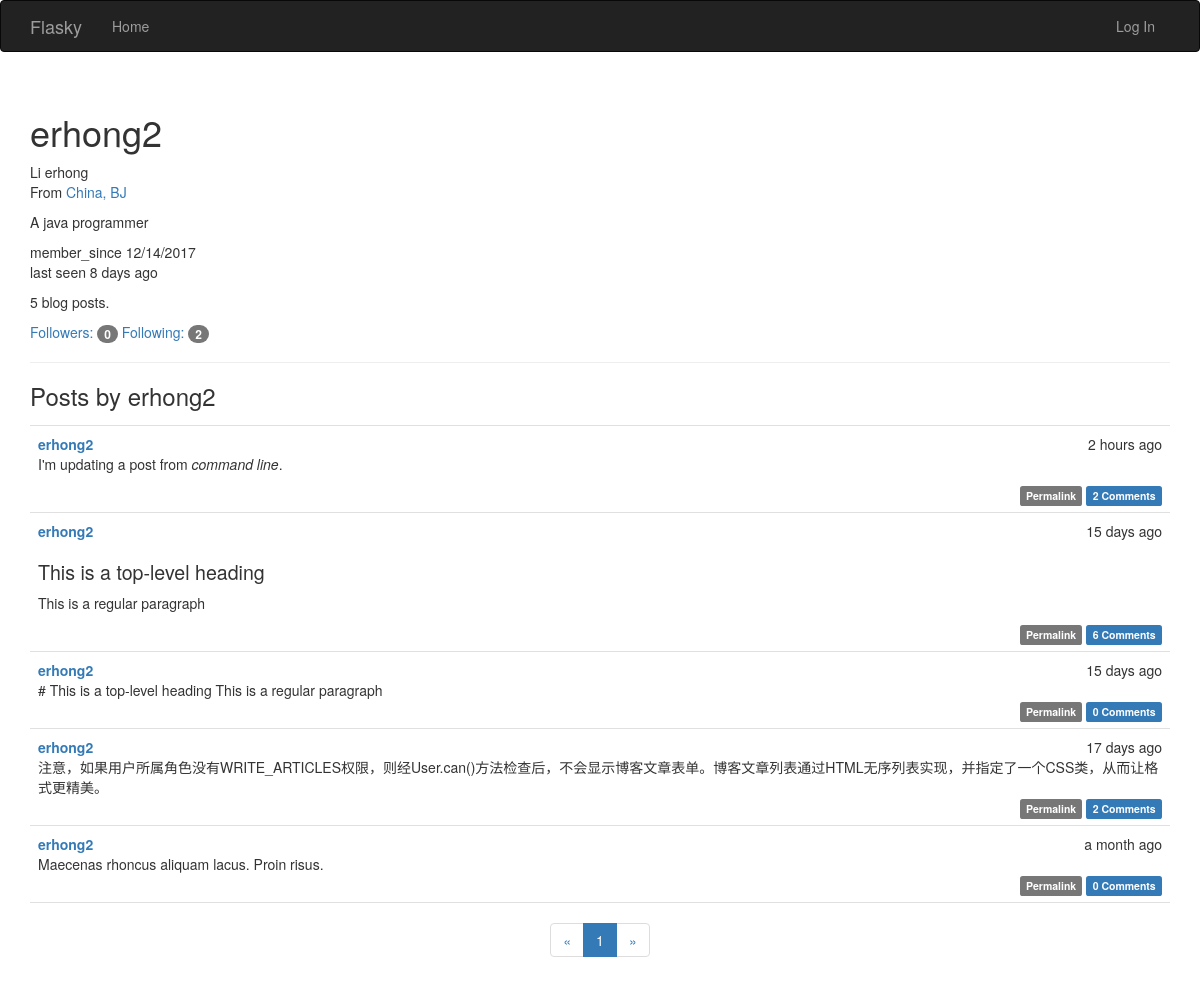
/user/erhong2, run on the app's committed database.
### app/models.py (models this page shows, shortened)
class User(UserMixin, db.Model):
    __tablename__ = 'users'
    id = db.Column(db.Integer, primary_key=True)
    email = db.Column(db.String(64), unique=True, index=True)
    username = db.Column(db.String(32), unique=True, index=True)
    password_hash = db.Column(db.String(128))
    confirmed = db.Column(db.Boolean, default=False)
    name = db.Column(db.String(64))
    location = db.Column(db.String(64))
    about_me = db.Column(db.Text())
    member_since = db.Column(db.DateTime(), default=datetime.utcnow)
    last_seen = db.Column(db.DateTime(), default=datetime.utcnow)
    role_id = db.Column(db.Integer, db.ForeignKey('roles.id'))
    posts = db.relationship('Post', backref='author', lazy='dynamic')
    followed = db.relationship('Follow',
                                foreign_keys=[Follow.follower_id],
                                backref=db.backref('follower', lazy='joined'),
                                lazy='dynamic',
                                cascade='all, delete-orphan')
    followers = db.relationship('Follow',
                                foreign_keys=[Follow.followed_id],
                                backref=db.backref('followed', lazy='joined'),
                                lazy='dynamic',
                                cascade='all, delete-orphan')
    comments = db.relationship('Comment', backref='author', lazy='dynamic')
    def can(self, permissions):
        return self.role is not None and \
                (self.role.permissions & permissions)
    def is_administrator(self):
        return self.can(Permission.ADMINISTER)
    @property
    def password(self):
        raise AttributeError('password is not a readable attribute')

class Post(db.Model):
    __tablename__ = 'posts'
    id = db.Column(db.Integer, primary_key=True)
    body = db.Column(db.Text)
    timestamp = db.Column(db.DateTime, index=True, default=datetime.utcnow)
    author_id = db.Column(db.Integer, db.ForeignKey('users.id'))
    body_html = db.Column(db.Text)
    comments = db.relationship('Comment', backref='post', lazy='dynamic')

### app/main/views.py (the view)
@main.route('/user/<username>')
def user(username):
    user = User.query.filter_by(username=username).first_or_404()
    page = request.args.get('page', 1, type=int)
    pagination = user.posts.order_by(Post.timestamp.desc()).paginate(
            page, per_page=current_app.config['FLASKY_POSTS_PER_PAGE'],
            error_out=False)
    posts = pagination.items
    return render_template('user.html', user=user, posts=posts,
            pagination=pagination)

### app/auth/views.py (called while the page is built)
@auth.before_app_request
def before_request():
    if current_user.is_authenticated:
        current_user.ping()
        if not current_user.confirmed \
            and request.endpoint \
            and request.endpoint[:5] != 'auth.' \
            and request.endpoint != 'static':
                return redirect(url_for('auth.unconfirmed'))

### app/main/__init__.py (called while the page is built)
@main.app_context_processor
def inject_permissions():
    return dict(Permission=Permission)

### app/models.py (called while the page is built)
    def can(self, permissions):
        return False

    def is_administrator(self):
        return False

### app/templates/user.html (shortened to what this page needs)
{% extends "base.html" %}
{% import "_macros.html" as macros %}
{% block page_content %}
<div class="page-header">
    <h1>{{ user.username }}</h1>
    {% if user.name or user.location %}
        <p>
        {% if user.name %} {{user.name}} {% endif %}
        {% if user.location %}
            <br>
            From <a href="http://maps.baidu.com/?q={{ user.location }}"> {{ user.location }}</a>
        {% endif %}
        </p>
    {% endif %}
    {% if user.about_me %}
    <p>{{user.about_me}}</p>
    {% endif %}
    <p>
        member_since {{moment(user.member_since).format('L')}}
    <br>
        last seen {{moment(user.last_seen).fromNow()}}
    </p>
    <p>{{ user.posts.count() }} blog posts.</p>
    <a href="{{url_for('main.followers', username=user.username)}}">
        Followers: <span class="badge"> {{user.followers.count() - 1}}</span>
    </a>
    <a href="{{url_for('main.followed_by', username=user.username)}}">
        Following: <span class="badge"> {{user.followed.count() - 1}}</span>
    </a>
</div>
<h3>Posts by {{ user.username }}</h3>
{% include "_posts.html" %}
<div class="pagination">
    {{ macros.pagination_widget(pagination, "main.index") }}
</div>
{% endblock %}

### app/templates/_posts.html (shortened to what this page needs)
<ul class="posts">
    {% for post in posts %}
    <li class="post">
        <div class="post-date">{{ moment(post.timestamp).fromNow() }}</div>
        <div class="post-author">
            <a href="{{ url_for('main.user', username=post.author.username) }}">
            {{ post.author.username }}
            </a>
        </div>
            <div class="post-body">
            {% if post.body_html %}
                {{ post.body_html | safe }}
            {% else %}
                {{ post.body }}
            {% endif %}
            </div>
            <div class="post-footer">
                <a href="{{ url_for('main.post', id=post.id) }}">
                    <span class="label label-default">Permalink</span>
                </a>
                <a href="{{ url_for('main.post', id=post.id) }}#comments">
                    <span class="label label-primary">
                        {{ post.comments.count() }} Comments
                    </span>
                </a>
            </div>
    </li>
    {% endfor %}
</ul>

### app/static/styles.css (style rules this page uses)
ul.posts { list-style-type: none; padding: 0px; margin: 16px 0px 0px 0px; border-top: 1px solid #e0e0e0; }
ul.posts li.post { padding: 8px; border-bottom: 1px solid #e0e0e0; }
div.post-date { float: right; }
div.post-author { font-weight: bold; }
div.post-footer { text-align: right; }
div.pagination { width: 100%; text-align: center; padding: 0px; margin: 0px; }
.post-body h1 { font-size: 140%; }

### data on the page
User: username "erhong2", name "Li erhong", location "China, BJ", about_me "A java programmer", member_since "12/14/2017", last_seen "8 days ago"
Post: timestamp "2 hours ago", author.username "erhong2", body_html "I'm updating a post from command line .", comments.count "2"
Post: timestamp "15 days ago", author.username "erhong2", body_html "This is a top-level heading This is a regular paragraph", comments.count "6"
Post: timestamp "15 days ago", author.username "erhong2", body "# This is a top-level heading This is a regular paragraph", comments.count "0"
Post: timestamp "17 days ago", author.username "erhong2", body "注意，如果用户所属角色没有WRITE_ARTICLES权限，则经User.can()方法检查后，不会显示博客文章表单。博客文章列表通过HTML无序列表实现，并指定了一个CSS类，从而让格式更精美。", comments.count "2"
Post: timestamp "a month ago", author.username "erhong2", body "Maecenas rhoncus aliquam lacus. Proin risus.", comments.count "0"

### other printed values
{{ user.posts.count() }} "5"
{{ user.followers.count() - 1 }} "0"
{{ user.followed.count() - 1 }} "2"
{{ page }} "1"
